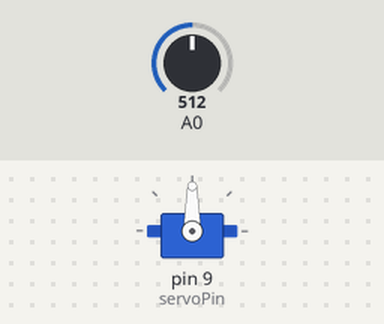
Recording of a sketch running on a simulated Arduino Uno, built with avr-gcc and run on an emulated ATmega328P. Parts: servo. Inputs (shaded band) come from the test bench; at power-on: A0 = 512.

Above: at 1.2 s.
1.3 s: A0 set to 716
At 2.5 s:
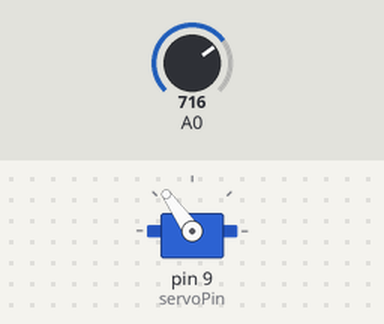
2.8 s: A0 set to 900
At 3.7 s:
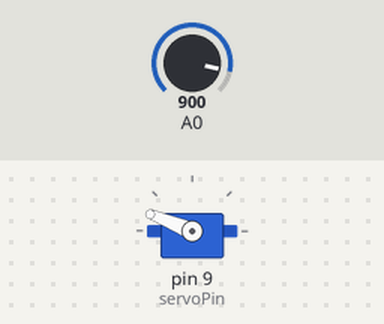
4.3 s: A0 set to 1023
At 4.9 s:
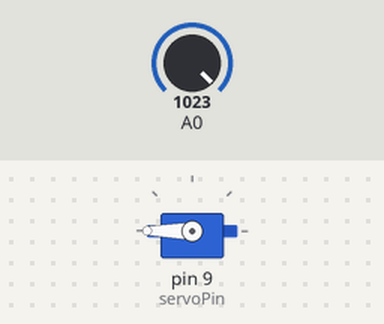
5.8 s: A0 set to 306
At 7.0 s:
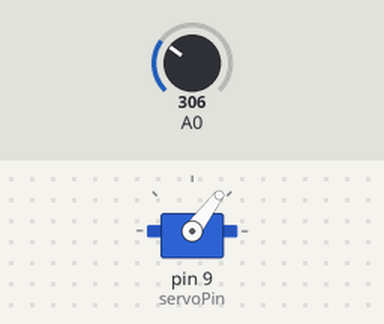
7.3 s: A0 set to 122
At 8.4 s:
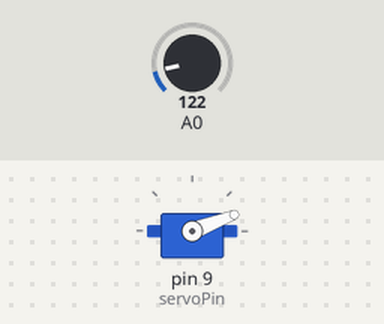
Timing chart, 0 to 9.8 s (numbered marks = the images above; inputs shaded):
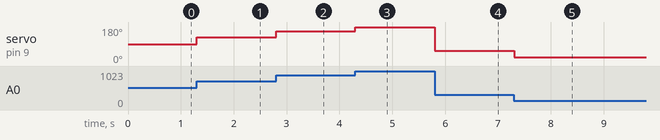

The sketch:

CH_46_02.ino
```cpp
#include <Servo.h>
#define INTERVAL   5

Servo microServo;     // 서보 모터 제어 객체
int servoPin = 9;       // 서보 모터 연결 핀

void setup() {
  microServo.attach(servoPin);    // 서보 모터 연결
}

void loop() {
  int vr = analogRead(A0);    // 가변저항 읽기
  int angle = map(vr, 0, 1023, 0, 180); // 각도로 변환

  microServo.write(angle);    // 서보 모터 위치 조정
  delay(INTERVAL);
}
```

Measured:
- after the input at 1.3 s, servo on pin 9 (servoPin): 90° → 125° at once
- after the input at 2.8 s, servo on pin 9 (servoPin): 125° → 158° at once
- after the input at 4.3 s, servo on pin 9 (servoPin): 158° → 180° at once
- after the input at 5.8 s, servo on pin 9 (servoPin): 180° → 53° at once
- after the input at 7.3 s, servo on pin 9 (servoPin): 53° → 21° at once
